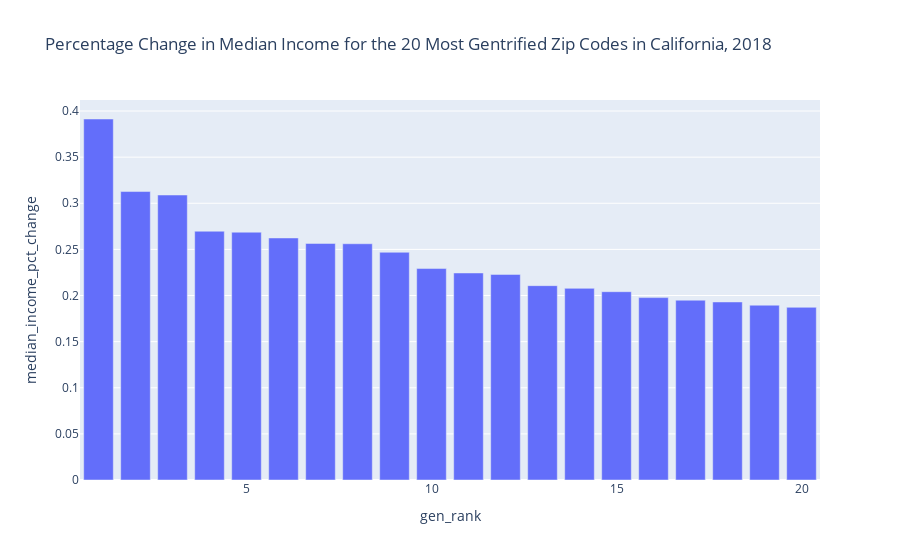

The notebook cell saved with this chart:
### Code cell
data_gen_18 = data.loc[(data['gen_rank'] <= 20) & (data['Date'] == 2018)]
import plotly.express as px
fig = px.bar(data_gen_18, x='gen_rank', y='median_income_pct_change', title='Percentage Change in Median Income for the 20 Most Gentrified Zip Codes in California, 2018 ')
fig

### Figure 1 — Plotly figure (JSON) as saved in the notebook; plotly's stock layout.template omitted (floating-point values rounded to 4 significant figures)
{"data": [{"alignmentgroup": "True", "hovertemplate": "gen_rank=%{x}<br>median_income_pct_change=%{y}<extra></extra>", "legendgroup": "", "marker": {"color": "#636efa"}, "name": "", "offsetgroup": "", "orientation": "v", "showlegend": false, "textposition": "auto", "type": "bar", "x": [2, 15, 17, 8, 9, 11, 16, 13, 19, 5, 7, 20, 4, 18, 10, 1, 3, 6, 12, 14], "xaxis": "x", "y": [0.3127, 0.2041, 0.1949, 0.2561, 0.2469, 0.2244, 0.1977, 0.2107, 0.1895, 0.2686, 0.2564, 0.1872, 0.2697, 0.193, 0.2292, 0.3914, 0.309, 0.2624, 0.2229, 0.2078], "yaxis": "y"}], "layout": {"barmode": "relative", "legend": {"tracegroupgap": 0}, "title": {"text": "Percentage Change in Median Income for the 20 Most Gentrified Zip Codes in California, 2018 "}, "xaxis": {"anchor": "y", "domain": [0, 1], "title": {"text": "gen_rank"}}, "yaxis": {"anchor": "x", "domain": [0, 1], "title": {"text": "median_income_pct_change"}}}}
